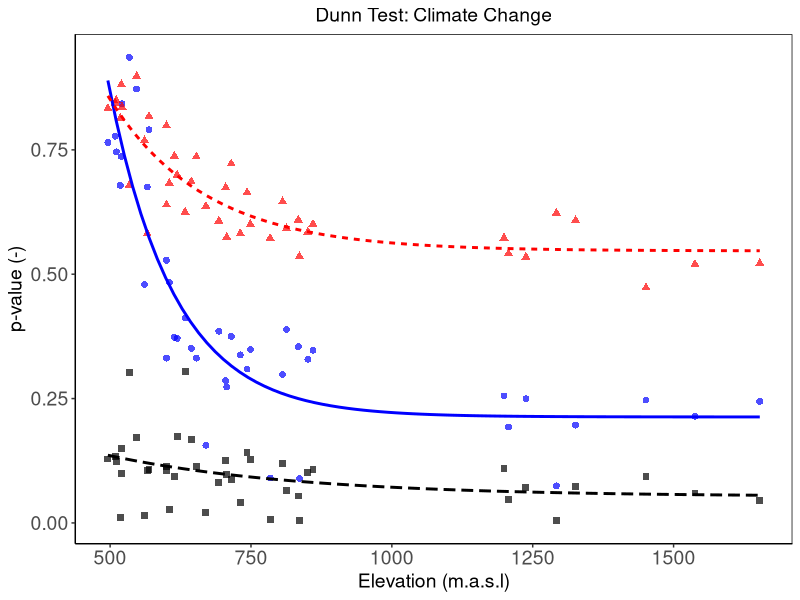
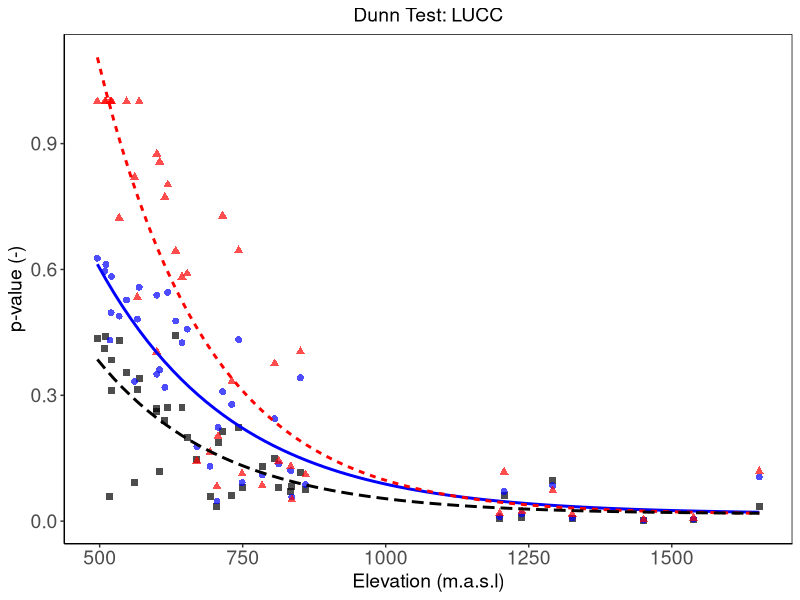
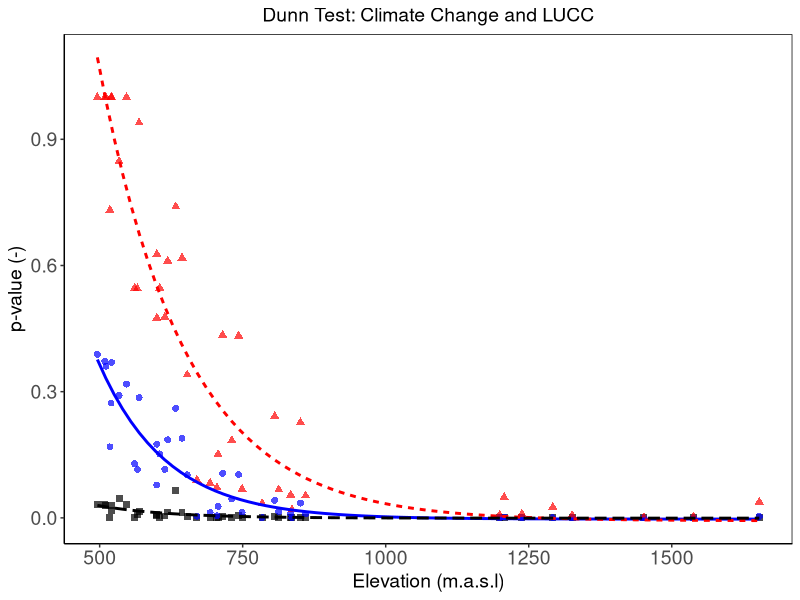
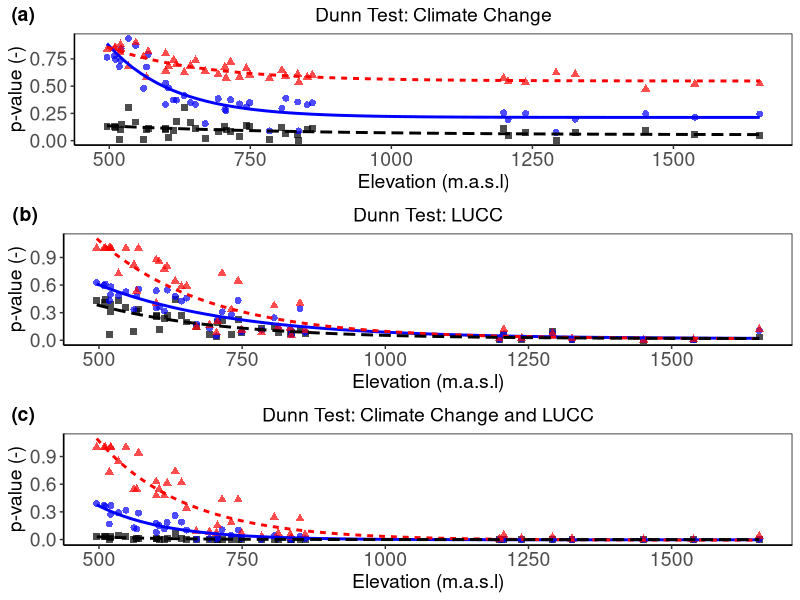

The R source for these figures, in order:

# Proyecto Inundaciones Tena
# Objetivo 2: Interaccion entre cambio climatico y de cobertura del suelo

# Autor: Jorge Hurtado - Pidal
# Fecha: 21 de marzo de 2023

# Figura N2 de la seccion resultados del articulo N3
# Diferencia entre pares de escenarios con el test de Dunn

# .................................................................................................

# libraries

{
library(ggplot2)
library(ggpubr)
library(tidyverse)
library(ggtext)
}

# Preparing the environment

cat("\014")       #clean conosle   
rm(list = ls())   #clean environment
graphics.off()    #clean plots

# .................................................................................................

# Load data ----

data <- read.csv("./Results/datafig.csv"); head(data)

# preparing table for climate change

{
  dntr2.babf <- data %>% select(elev,dntr2p_babf) %>% mutate (group = "dntr2.babf")
  names(dntr2.babf) <- c("elev","dnpv","group")
  
  dntr10.babf <- data %>% select(elev, dntr10p_babf) %>% mutate (group = "dntr10.babf")
  names(dntr10.babf) <- c("elev","dnpv","group")
  
  dntr100.babf <- data %>% select(elev, dntr100p_babf) %>% mutate (group = "dntr100.babf")
  names(dntr100.babf) <- c("elev","dnpv","group")
  
  dn.babf<- rbind(dntr2.babf,dntr10.babf,dntr100.babf)
}

# preparin table for land cover change

{
  dntr2.baaa <- data %>% select(elev,dntr2p_baaa) %>% mutate (group = "dntr2.baaa")
  names(dntr2.baaa) <- c("elev","dnpv","group")
  
  dntr10.baaa <- data %>% select(elev, dntr10p_baaa) %>% mutate (group = "dntr10.baaa")
  names(dntr10.baaa) <- c("elev","dnpv","group")
  
  dntr100.baaa <- data %>% select(elev, dntr100p_baaa) %>% mutate (group = "dntr100.baaa")
  names(dntr100.baaa) <- c("elev","dnpv","group")
  
  dn.baaa<- rbind(dntr2.baaa,dntr10.baaa,dntr100.baaa)
}

# preparin table for climate and land cover change

{
  dntr2.baaf <- data %>% select(elev,dntr2p_baaf) %>% mutate (group = "dntr2.baaf")
  names(dntr2.baaf) <- c("elev","dnpv","group")
  
  dntr10.baaf <- data %>% select(elev, dntr10p_baaf) %>% mutate (group = "dntr10.baaf")
  names(dntr10.baaf) <- c("elev","dnpv","group")
  
  dntr100.baaf <- data %>% select(elev, dntr100p_baaf) %>% mutate (group = "dntr100.baaf")
  names(dntr100.baaf) <- c("elev","dnpv","group")
  
  dn.baaf<- rbind(dntr2.baaf,dntr10.baaf,dntr100.baaf)
}

# .................................................................................................

# Figure of Climate Effect

formula <- (y ~ SSasymp(x, Asym, R0, lrc))

(f1 <-  ggplot(data=dn.babf,mapping=aes(x=elev, y=dnpv, color=group, linetype=group)) + 
    
    geom_point(aes(shape=group), 
               show.legend=F,size = 2, alpha = 0.7) +
    
    stat_smooth(aes(fill = group, color = group), 
                method = "nls", formula = formula, se = F, show.legend = F)+
    
    scale_colour_manual(name = "Return Period",
                        breaks = c("dntr2.babf","dntr10.babf","dntr100.babf"),
                        labels = c("Rp2","Rp10","Rp100"),
                        values = c("black","blue","red"))+

    labs(x = "Elevation (m.a.s.l)", y = "p-value (-)",
         title = "Dunn Test: Climate Change", size=5) +
 
    theme(plot.title=element_text(hjust=0.5, size=14),
          axis.title.x = element_text(size = 14),
          axis.text.x = element_text(size = 14),
          axis.text.y = element_text(size = 14),
          axis.title.y = element_text(size = 14),
          panel.background = element_rect(fill = 'white'),
          panel.border = element_rect(colour = "black", fill = NA, size = 0.5),
          axis.line.x = element_line(size = 0.5, color = "black"),
          axis.line.y = element_line(size = 0.5, color = "black"),
          legend.key.size = unit(0.9, 'cm'),
          legend.text = element_text(size=16),
          legend.title = element_text(size=14),
          legend.key = element_rect(fill = "transparent")))


#    theme_bw())

# .................................................................................................

# Figure of Lucc effect

#formula <- (y ~ SSasymp(x, Asym, R0, lrc))

(f2 <-  ggplot(data=dn.baaa,mapping=aes(x=elev, y=dnpv, color=group, linetype=group)) + 
    
    geom_point(aes(shape=group), 
               show.legend=F,size = 2, alpha = 0.7) +
    
    stat_smooth(aes(fill = group, color = group), 
                method = "nls", formula = formula, se = F,show.legend = F)+
    
    scale_colour_manual(name = "Return Period",
                        breaks = c("dntr2.baaa","dntr10.baaa","dntr100.baaa"),
                        labels = c("Rp2","Rp10","Rp100"),
                        values = c("black","blue","red"))+
    
    labs(x = "Elevation (m.a.s.l)", y = "p-value (-)",
         title = "Dunn Test: LUCC", size=5) +
    
    theme(plot.title=element_text(hjust=0.5, size=14),
          axis.title.x = element_text(size = 14),
          axis.text.x = element_text(size = 14),
          axis.text.y = element_text(size = 14),
          axis.title.y = element_text(size = 14),
          panel.background = element_rect(fill = 'white'),
          panel.border = element_rect(colour = "black", fill = NA, size = 0.5),
          axis.line.x = element_line(size = 0.5, color = "black"),
          axis.line.y = element_line(size = 0.5, color = "black"),
          legend.key.size = unit(0.9, 'cm'),
          legend.text = element_text(size=16),
          legend.title = element_text(size=14),
          legend.key = element_rect(fill = "transparent")))



#   theme_bw())

# .................................................................................................

# Figure of Climate and Lucc Effect

#formula <- (y ~ SSasymp(x, Asym, R0, lrc))

(f3 <-  ggplot(data=dn.baaf,mapping=aes(x=elev, y=dnpv, color=group, linetype=group)) + 
    
    geom_point(aes(shape=group), 
               show.legend=F,size = 2, alpha = 0.7) +
    
    stat_smooth(aes(fill = group, color = group), 
                method = "nls", formula = formula, se = F,show.legend = F)+
    
        scale_colour_manual(name = "Return Period",
                        breaks = c("dntr2.baaf","dntr10.baaf","dntr100.baaf"),
                        labels = c("Rp2","Rp10","Rp100"),
                        values = c("black","blue","red"))+
    
    labs(x = "Elevation (m.a.s.l)", y = "p-value (-)",
         title = "Dunn Test: Climate Change and LUCC", size=5) +
    
    theme(plot.title=element_text(hjust=0.5, size=14),
          axis.title.x = element_text(size = 14),
          axis.text.x = element_text(size = 14),
          axis.text.y = element_text(size = 14),
          axis.title.y = element_text(size = 14),
          panel.background = element_rect(fill = 'white'),
          panel.border = element_rect(colour = "black", fill = NA, size = 0.5),
          axis.line.x = element_line(size = 0.5, color = "black"),
          axis.line.y = element_line(size = 0.5, color = "black"),
          legend.key.size = unit(0.9, 'cm'),
          legend.text = element_text(size=16),
          legend.title = element_text(size=14),
          legend.key = element_rect(fill = "transparent")))


#   theme_bw())


# .................................................................................................

# Figure with three plots


(f <- ggarrange(f1,f2,f3 , 
                labels = c("(a)", "(b)", "(c)"),
                 ncol = 1, nrow = 3))

# ggsave(plot=f2, filename = ("./Rc_outputs/rf2.png"), units = "in", 
#          width = 9, height = 12, dpi = 300)


